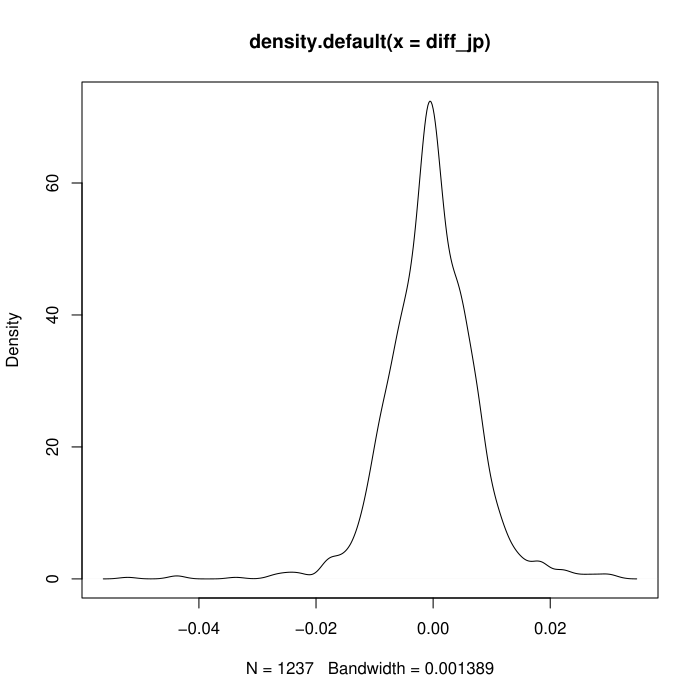

Reproduce this figure in R.
#
# Copyright (c) 2015 by Gaohang Wu.
#
# This program is free software: you can redistribute it and/or modify
# it under the terms of the GNU General Public License as published by
# the Free Software Foundation, either version 3 of the License, or
# (at your option) any later version.
#
# This program is distributed in the hope that it will be useful,
# but WITHOUT ANY WARRANTY; without even the implied warranty of
# MERCHANTABILITY or FITNESS FOR A PARTICULAR PURPOSE.  See the
# GNU General Public License for more details.
#
# You should have received a copy of the GNU General Public License
# along with this program.  If not, see <http://www.gnu.org/licenses/>.
#

require(fBasics)

da_uk = read.table("introTS/d-fx-ukus-0711.txt", header = T)
da_jp = read.table("introTS/d-fx-usjp-0711.txt", header = T)
#(a)
diff_uk = diff(log(da_uk$rate))
diff_jp = diff(log(da_jp$rate))
#(b)
basicStats(diff_uk)
basicStats(diff_jp)
#(c)
plot(density(diff_jp))
#(d)
res = t.test(diff_jp)
p = res$p.value
if (p > 0.05) {
	cat("p-value =", p, "> 0.05, cannot reject the null hypothesis\n")
} else {
	cat("p-value =", p, "<= 0.05, reject the null hypothesis\n")
}
